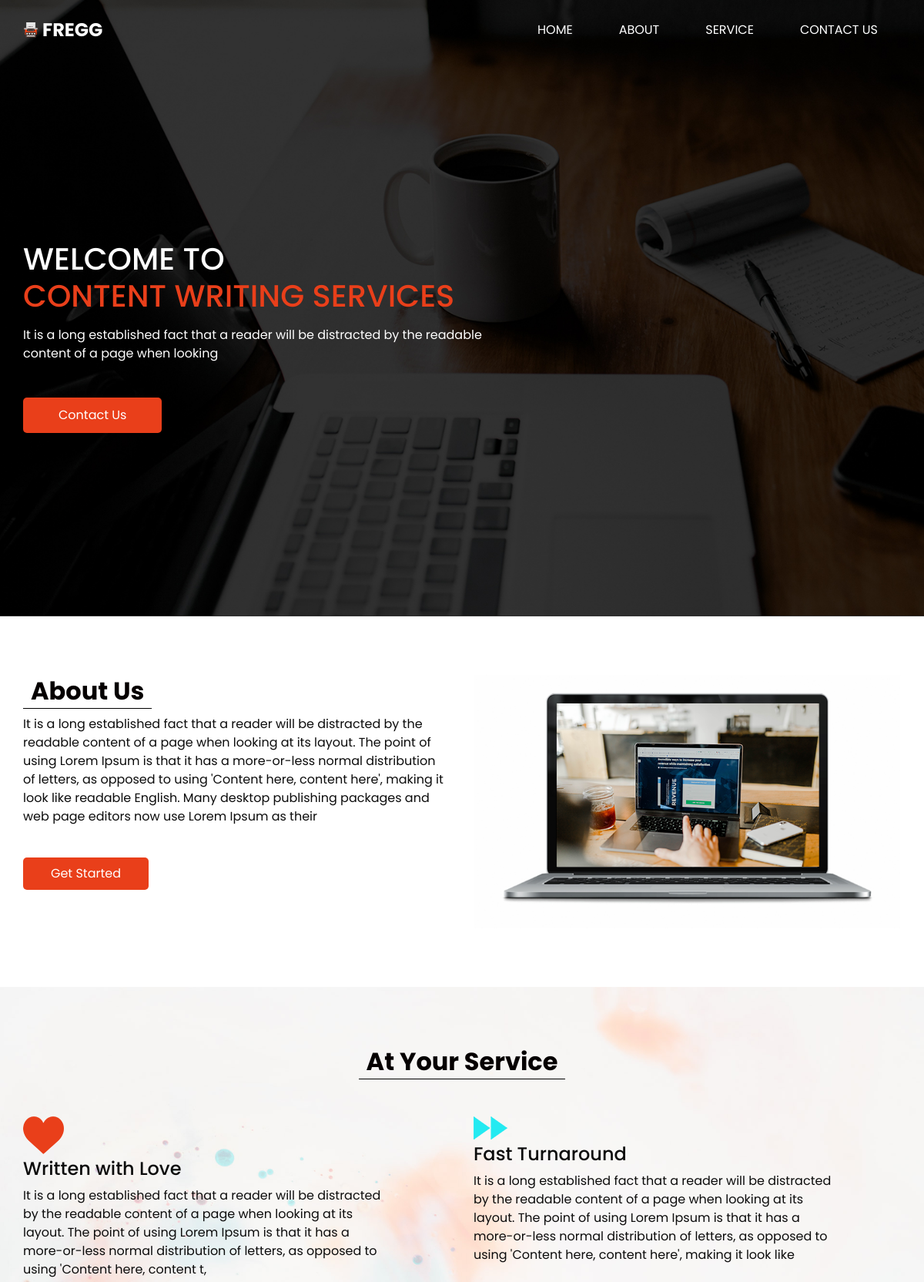
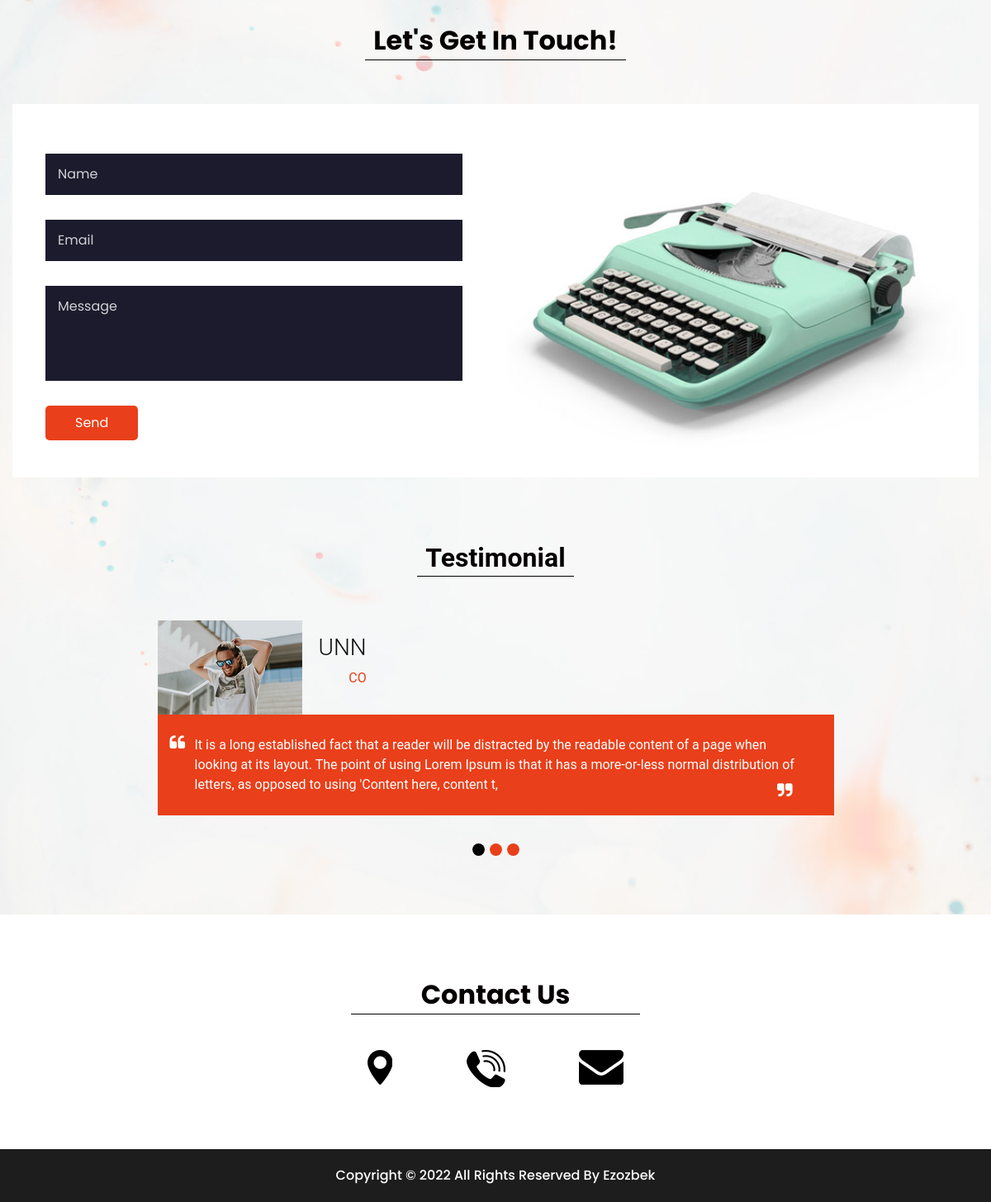
The page / on the database its author committed (2 pictures, top to bottom).
### app/models.py (models this page shows, shortened)
class About(models.Model):
    text = models.TextField()

class Service(models.Model):
    img = models.ImageField(upload_to="img/")
    title = models.CharField(max_length=150)
    text = models.TextField()

class Testimonial(models.Model):
    img = models.ImageField(upload_to="img/testimonial/")
    name = models.CharField(max_length=160)
    dg = models.CharField(max_length=120)
    comment = models.TextField()

### app/views.py (the view)
# urls.py: path('', main, name='main'),
def main(request):
    abouts = About.objects.all()
    service = Service.objects.all()
    testimonial = Testimonial.objects.all()
    form = ContactForm()
    if request.method == "POST":
        form = ContactForm(request.POST)
        if form.is_valid():
            form.save()
    context = {
        'about': abouts,
        'service': service,
        'test': testimonial,
        'form': form
    }
    return render(request, "html/index.html", context)

### app/forms.py
class ContactForm(forms.ModelForm):
    class Meta:
        model = Contact
        fields = '__all__'

### templates/html/index.html (shortened to what this page needs)
<!DOCTYPE html>
{% load static %}
<html>
<head>
  <link rel="stylesheet" type="text/css"
    href="https://cdnjs.cloudflare.com/ajax/libs/OwlCarousel2/2.1.3/assets/owl.carousel.min.css" />
  <link rel="stylesheet" href="https://maxcdn.bootstrapcdn.com/font-awesome/4.3.0/css/font-awesome.min.css">
  <link rel="stylesheet" type="text/css" href="{% static 'css/bootstrap.css' %}" />
  <link href="{% static 'css/style.css' %}" rel="stylesheet" />
  <link href="{% static 'css/responsive.css' %}" rel="stylesheet" />
</head>
<body>
  <div class="hero_area">
    <header class="header_section">
      <div class="container">
        <nav class="navbar navbar-expand-lg custom_nav-container pt-3">
          <a class="navbar-brand mr-5" href="{% url 'main' %}">
            <img src="{% static 'images/logo.png' %}" alt="">
            <span>
              Fregg
            </span>
          </a>
          <div class="collapse navbar-collapse" id="navbarSupportedContent">
            <div class="d-flex ml-auto flex-column flex-lg-row align-items-center">
              <ul class="navbar-nav  ">
                <li class="nav-item active">
                  <a class="nav-link" href="{% url 'main' %}">Home <span class="sr-only">(current)</span></a>
                </li>
                <li class="nav-item active">
                  <a class="nav-link" href="{% url 'about' %}"> About </a>
                </li>
                <li class="nav-item">
                  <a class="nav-link" href="{% url 'service' %}"> Service </a>
                </li>
                <li class="nav-item">
                  <a class="nav-link" href="{% url 'contact' %}">Contact us</a>
                </li>
              </ul>
            </div>
          </div>
        </nav>
      </div>
    </header>
    <section class=" slider_section position-relative">
      <div id="carouselExampleIndicators" class="carousel slide" data-ride="carousel">
        <div class="carousel-inner">
          <div class="carousel-item active">
            <div class="container">
              <div class="row">
                <div class="col-md-7">
                  <div class="detail-box">
                    <div>
                      <h1>
                        Welcome To <br>
                        <span>
                          Content Writing Services
                        </span>
                      </h1>
                      <p>
                        It is a long established fact that a reader will be distracted by the readable content of a page
                        when looking
                      </p>
                      <div class="btn-box">
                        <a href="" class="btn-1">
                          Contact Us
                        </a>
                      </div>
                    </div>
                  </div>
                </div>
              </div>
            </div>
          </div>
        </div>
      </div>
    </section>
  </div>
  <section class="about_section layout_padding">
    <div class="container">
      <div class="row">
        <div class="col-md-6">
          <div class="detail-box">
            <div class="heading_container">
              <h2>
                About Us
              </h2>
            </div>
            {% if about %}
              {% for l in about %}
                <p>
                  {{ l.text }}
                </p>
              {% endfor %}
            {% else %}
              <h1 style="color: red;">error from server</h1>
            {% endif %}
            <a href="">
              Get Started
            </a>
          </div>
        </div>
        <div class="col-md-6">
          <div class="img-box">
            <img src="{% static 'images/about-img.png' %}" alt="">
          </div>
        </div>
      </div>
    </div>
  </section>
  <div class="body_bg layout_padding">
    {% if service %}
      <section class="service_section ">
      <div class="container">
        <div class="heading_container">
          <h2>
            At Your Service
          </h2>
        </div>
      </div>
      <div class="container">
        <div class="row">
          {% for x in service %}
            <div class="col-md-6">
              <div class="box">
                <div class="img-box">
                  <img src="{{ x.img.url }}" alt="">
                </div>
                <h4>
                  {{ x.title }}
                </h4>
                <p>
                  {{ x.text }}
                </p>
              </div>
            </div>
          {% endfor %}
        </div>
      </div>
    </section>
    {% endif %}
    <section class="contact_section">
      <div class="container">
        <div class="heading_container">
          <h2>
            Let's Get In Touch!
          </h2>
        </div>
      </div>
      <div class="container contact_bg layout_padding2-top">
        <div class="row">
          <div class="col-md-6">
            <div class="contact_form ">
              <form method="POST">
                <input type="text" name="name" placeholder="Name ">
                <input type="email" name="email" placeholder="Email">
                <input type="text" name="message" placeholder="Message" class="message_input">
                <button type="submit">
                  Send
                </button>
              </form>
            </div>
          </div>
          <div class="col-md-6">
            <div class="img-box">
              <img src="{% static 'images/contact-img.jpg' %}" alt="">
            </div>
          </div>
        </div>
      </div>
    </section>
    {% if test %}
      <section class="client_section layout_padding-top">
      <div class="d-flex justify-content-center">
        <div class="heading_container">
          <h2>
            Testimonial
          </h2>
        </div>
      </div>
      <div class="container layout_padding2">
        <div id="carouselExample2Indicators" class="carousel slide" data-ride="carousel">
          <ol class="carousel-indicators">
            <li data-target="#carouselExample2Indicators" data-slide-to="0" class="active"></li>
            <li data-target="#carouselExample2Indicators" data-slide-to="1"></li>
            <li data-target="#carouselExample2Indicators" data-slide-to="2"></li>
          </ol>
          <div class="carousel-inner">
            {% for t in test %}
              <div class="carousel-item active">
                <div class="client_container">
                  <div class="client-id">
                    <div class="img-box">
                      <img src="{{ t.img.url }}" alt="">
                    </div>
                    <div class="client_name">
                      <div>
                        <h3>
                          {{ t.name }}
                        </h3>
                        <p>
                          {{ t.dg }}
                        </p>
                      </div>
                    </div>
                  </div>
                  <div class="client_detail">
                    <div class="client_text">
                      <blockquote>
                        <p>
                          {{ t.comment }}
                        </p>
                      </blockquote>
                    </div>
                  </div>
                </div>
              </div>
            {% endfor %}
          </div>
        </div>
      </div>
    </section>
    {% endif %}
  </div>
  <section class="info_section layout_padding">
    <div class="footer_contact">
      <div class="heading_container">
        <h2>
          Contact Us
        </h2>
      </div>
      <div class="box">
        <a href="" class="img-box">
          <img src="{% static 'images/location.png' %}" alt="" class="img-1">
        </a>
        <a href="" class="img-box">
          <img src="{% static 'images/call.png' %}" alt="" class="img-1">
        </a>
        <a href="" class="img-box">
          <img src="{% static 'images/envelope.png' %}" alt="" class="img-1">
        </a>
      </div>
    </div>
  </section>
  <section class="container-fluid footer_section">
    <p>
      Copyright &copy; 2022 All Rights Reserved By
      <a href="">Ezozbek</a>
    </p>
  </section>
</body>
</html>

### app/static/css/responsive.css (style rules this page uses)
@media (min-width: 1200px) { .container { max-width: 1170px; } }

### rows shown on the page
About: text "It is a long established fact that a reader will be distracted by the readable content of a page when looking at its layout. The point of using Lorem Ipsum is that it has a more-or-less normal distribution of letters, as opposed to using 'Content here, content here', making it look like readable English. Many desktop publishing packages and web page editors now use Lorem Ipsum as their"
Service: img (picture), title "Written with Love", text "It is a long established fact that a reader will be distracted by the readable content of a page when looking at its layout. The point of using Lorem Ipsum is that it has a more-or-less normal distribution of letters, as opposed to using 'Content here, content t,"
Service: img (picture), title "Fast Turnaround", text "It is a long established fact that a reader will be distracted by the readable content of a page when looking at its layout. The point of using Lorem Ipsum is that it has a more-or-less normal distribution of letters, as opposed to using 'Content here, content here', making it look like"
Testimonial: img (picture), name "UNN", dg "CO", comment "It is a long established fact that a reader will be distracted by the readable content of a page when looking at its layout. The point of using Lorem Ipsum is that it has a more-or-less normal distribution of letters, as opposed to using 'Content here, content t,"
